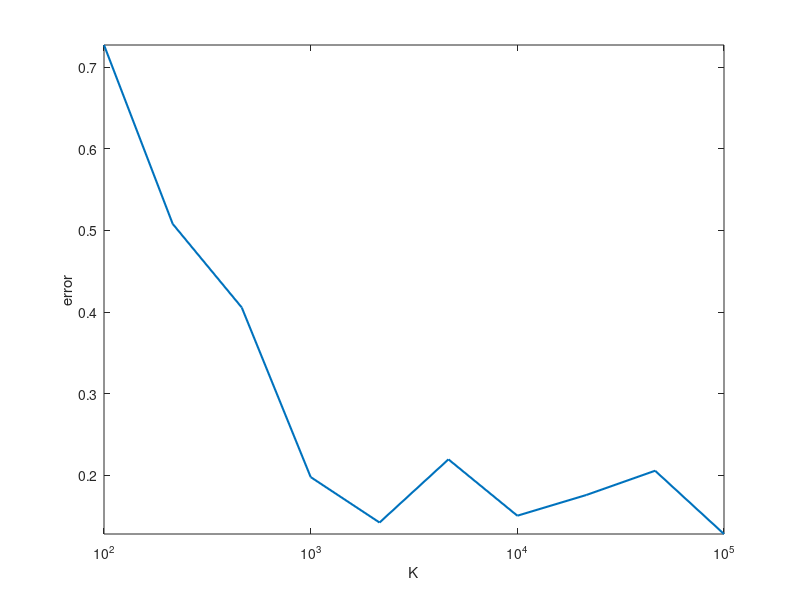

The MATLAB source for this figure: (Note: this script raises an error after producing the figure.)
clear; close; clc;

load('errXP1');

k_length = 10;
k_vec = round(logspace(2,5,k_length));
e = mean(err,2);
ln = 1.5;

figure; plot(k_vec,e,'linewidth',ln);
%set(gca, 'YScale', 'log')
set(gca, 'XScale', 'log')
axis tight
xlabel('K')
ylabel('error')

saveas(gcf,'errXP1')
pdf_print_code(gcf, 'errXP1', 11)